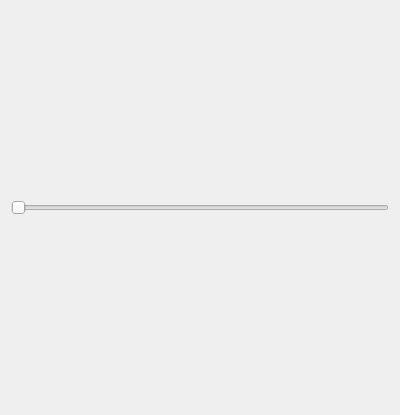
<?xml version="1.0" encoding="UTF-8"?>
<ui version="4.0">
 <class>Widget</class>
 <widget class="QWidget" name="Widget">
  <property name="geometry">
   <rect>
    <x>0</x>
    <y>0</y>
    <width>400</width>
    <height>415</height>
   </rect>
  </property>
  <property name="windowTitle">
   <string>Widget</string>
  </property>
  <layout class="QVBoxLayout" name="verticalLayout">
   <item>
    <layout class="QVBoxLayout" name="layout"/>
   </item>
   <item>
    <widget class="QSlider" name="hSlider">
     <property name="orientation">
      <enum>Qt::Horizontal</enum>
     </property>
    </widget>
   </item>
  </layout>
 </widget>
 <layoutdefault spacing="6" margin="11"/>
 <resources/>
 <connections/>
</ui>
